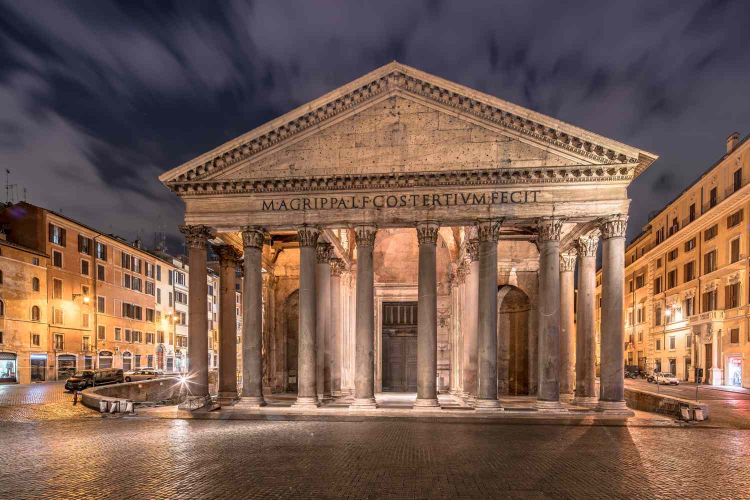
#> input picture pantheon--rome--italy-870287362-5a87671b6bf06900375c06f2.jpg, 1500 x 1000 px (shown at 1/2 size)
$ python main.py
#> lines starting #> are read from the running program, lines starting #| are printed output that depends on the picture
from PIL import Image
def bilde():
   datne = Image.open("pantheon--rome--italy-870287362-5a87671b6bf06900375c06f2.jpg")
#> datne is the input picture: PIL image 1500x1000 RGB; mean R, G, B 122.2, 93.9, 80.7
   rotate_build = datne.rotate(90)
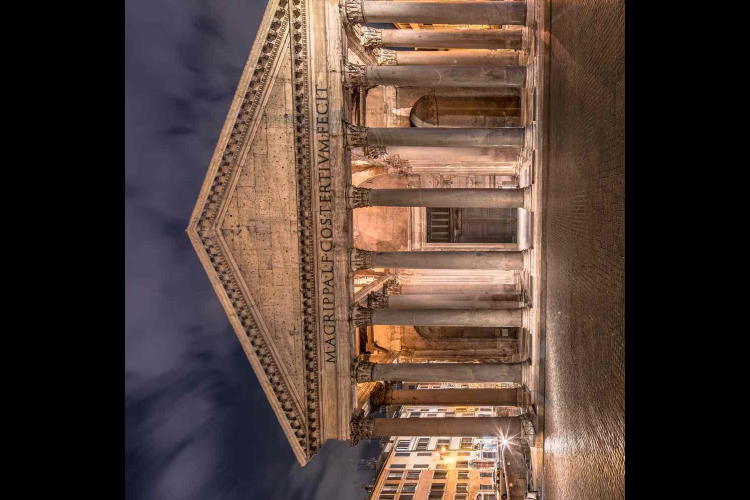
#> rotate_build: PIL image 1500x1000 RGB (shown at 1/2 size); mean R, G, B 79.4, 61.6, 53.7
   rotate_build.save("b.jpg", rotate_build.format)
   rotate_build.show
bilde()

def bilde2():
  bilde2= Image.open("b.jpg")
  bilde2_resize = ((40,40))
#> (the run stopped early here; a loop or call above may not have finished)
